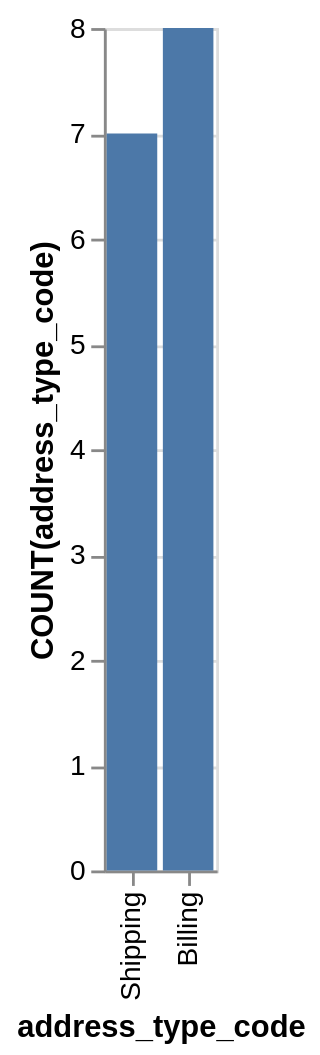

The specification (Vega-Lite) saved for this image:
### Vega-Lite specification from a JSON file in a GitHub repository (floating-point values rounded to 4 significant figures)
{"data": {"values": [{"x_data": "Shipping", "y_data": 7}, {"x_data": "Billing", "y_data": 8}]}, "mark": "bar", "encoding": {"x": {"field": "x_data", "type": "nominal", "title": "address_type_code", "sort": {"op": "sum", "field": "y_data", "order": "ascending"}}, "y": {"field": "y_data", "type": "quantitative", "title": "COUNT(address_type_code)"}}}
